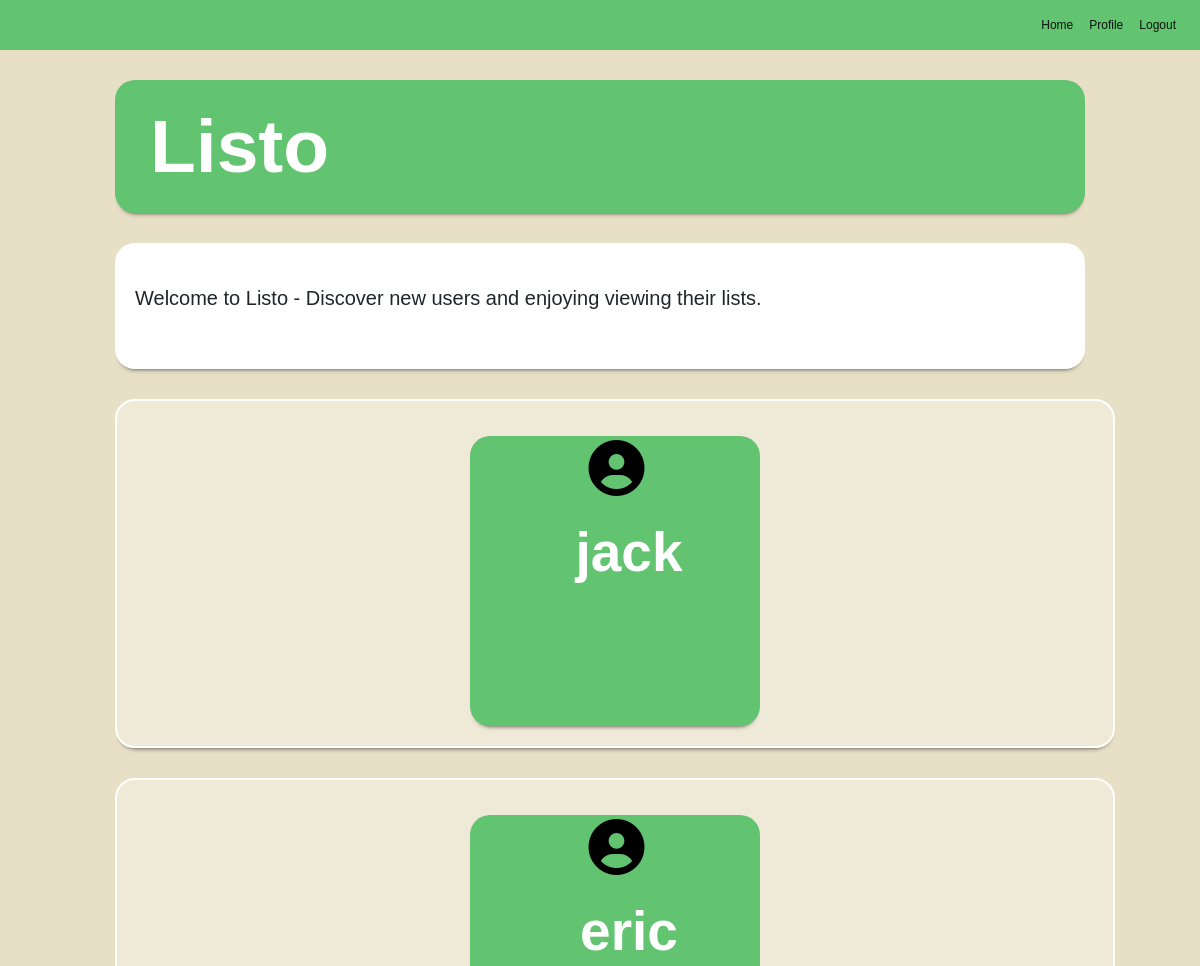
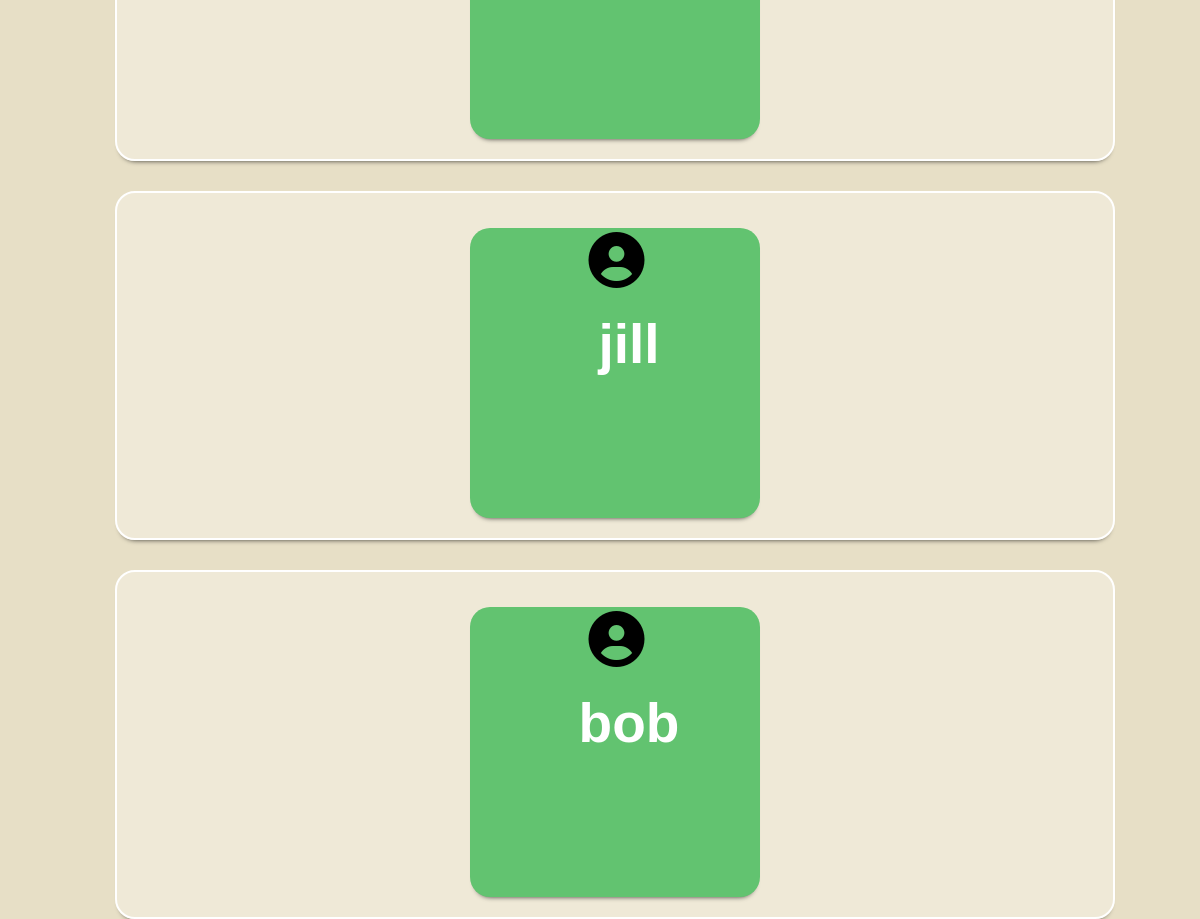
The page /index (signed in) on the database its author committed (2 pictures, top to bottom).
### app/models.py (models this page shows, shortened)
class User(UserMixin, db.Model):
    id = db.Column(db.Integer, primary_key=True)
    username = db.Column(db.String(64), index=True, unique=True)
    email = db.Column(db.String(120), index=True, unique=True)
    password_hash = db.Column(db.String(128))
    posts = db.relationship('Post', backref='author', lazy='dynamic')

### app/routes.py (the view)
@app.route('/')
@app.route('/index')
@login_required
def index():
    user = User.query.order_by(func.random()).limit(4)
    return render_template('home.html', title='Home Page', user=user)

### app/models.py (called while the page is built)
@login.user_loader
def load_user(id):
    return User.query.get(int(id))

### app/templates/home.html
{% extends "base.html" %}
{% block content %}
<div class="container">
    <div class="header">
        <span class="title">Listo</span>
    </div>
    <div class="home-text-box">
        <p class="home-text"><br>Welcome to Listo - Discover new users and enjoying viewing their lists.<br><br></p>
    </div>
    {% for users in user %}
    <div class="random-spotlight">
        <div class="rs-content">
            <div class="rs-list-box" style="background-color: #62C370;">
                <a href="{{ url_for('user_explore', username=users.username) }}">
                    <center>
                        <h1 class="display-4"><i class="fas fa-user-circle"></i></h1>
                        <span class="rs-title">{{users.username}}</span>
                    </center>
                </a>
            </div>
        </div>
    </div>
    {% endfor %}
</div>
{% endblock %}

### app/static/styles/style.css (style rules this page uses)
body { background-color: #E7DFC6; font-family: sans-serif; font-size: 12px; margin: 0 auto; }
.container { width: 1000px; margin: 0 auto; }
.header { background-color: #62C370; padding: 10px; border-radius: 20px; margin-top: 30px; margin-bottom: 15px; -webkit-box-shadow: 0px 5px 5px -5px rgba(0,0,0,0.75); -moz-box-shadow: 0px 5px 5px -5px rgba(0,0,0,0.75); box-shadow: 0px 5px 5px -5px rgba(0,0,0,0.75); }
.title { color: white; font-size: 75px; text-align: right; margin-left: 25px; font-weight: bold; }
.home-text { font-size: 20px; }
.home-text-box { background-color: white; padding-top: 10px; padding: 10px; padding-left: 20px; border-radius: 20px; margin-top: 30px; -webkit-box-shadow: 0px 5px 5px -5px rgba(0,0,0,0.75); -moz-box-shadow: 0px 5px 5px -5px rgba(0,0,0,0.75); box-shadow: 0px 5px 5px -5px rgba(0,0,0,0.75); }
.random-spotlight { margin-top: 30px; width:1000px; background-color: rgb(255, 255, 255,0.3); padding-top: 20px; padding-bottom: 20px; border: 2px solid white; border-radius: 20px; display: flex; flex-wrap: wrap; justify-content: space-around; -webkit-box-shadow: 0px 5px 5px -5px rgba(0,0,0,0.75); -moz-box-shadow: 0px 5px 5px -5px rgba(0,0,0,0.75); box-shadow: 0px 5px 5px -5px rgba(0,0,0,0.75); }
.rs-title { color: white; font-size: 55px; text-align: right; margin-left: 25px; font-weight: bold; }
.rs-content { display: flex; flex-wrap: wrap; justify-content: space-around; }
.rs-list-box { width: 290px; height: 290px; background-color: white; border-radius: 20px; margin-top: 15px; overflow-y: auto; font-size: 15px; padding-left: 10px; padding-right: 7px; word-wrap: break-word; -webkit-box-shadow: 0px 5px 5px -5px rgba(0,0,0,0.75); -moz-box-shadow: 0px 5px 5px -5px rgba(0,0,0,0.75); box-shadow: 0px 5px 5px -5px rgba(0,0,0,0.75); }
.rs-list-box a { text-decoration: none; color: black; }

### rows shown on the page
User: username "jack"
User: username "eric"
User: username "jill"
User: username "bob"
